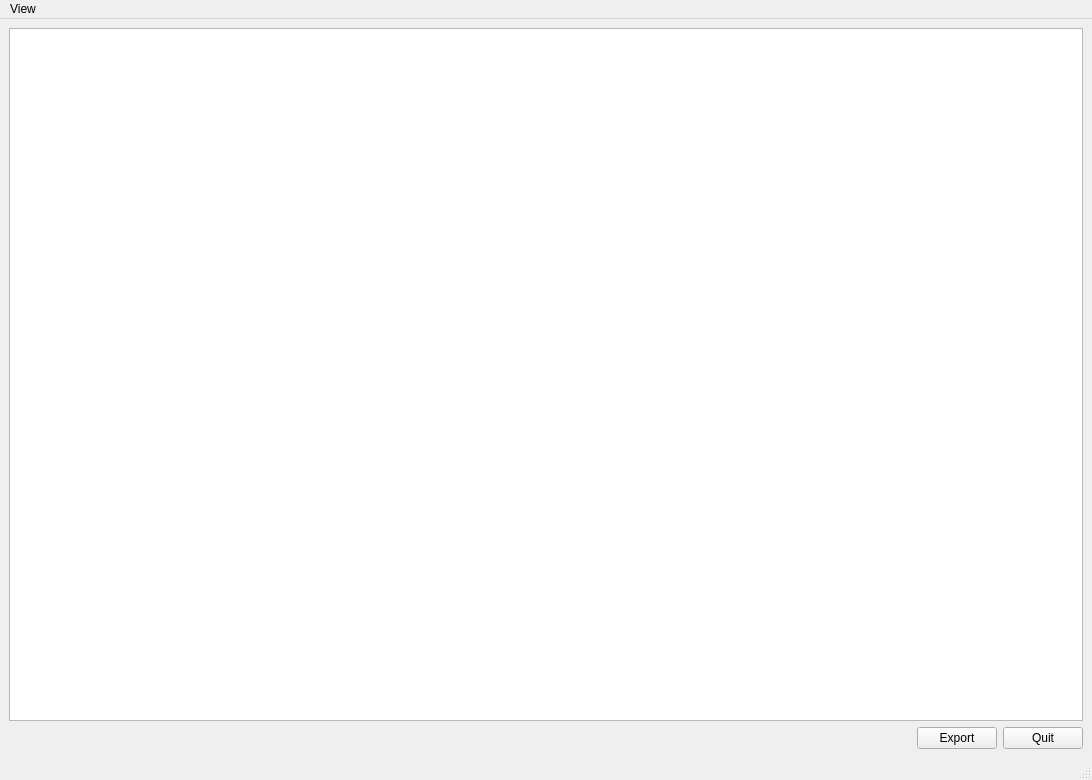
<?xml version="1.0" encoding="UTF-8"?>
<ui version="4.0">
 <class>MainWindow</class>
 <widget class="QMainWindow" name="MainWindow">
  <property name="geometry">
   <rect>
    <x>0</x>
    <y>0</y>
    <width>1092</width>
    <height>780</height>
   </rect>
  </property>
  <property name="windowTitle">
   <string>MainWindow</string>
  </property>
  <widget class="QWidget" name="centralwidget">
   <layout class="QVBoxLayout" name="verticalLayout">
    <item>
     <widget class="GeneralPurposedPlotView" name="graphicsView_plotView"/>
    </item>
    <item>
     <layout class="QHBoxLayout" name="horizontalLayout">
      <item>
       <spacer name="horizontalSpacer">
        <property name="orientation">
         <enum>Qt::Horizontal</enum>
        </property>
        <property name="sizeHint" stdset="0">
         <size>
          <width>40</width>
          <height>20</height>
         </size>
        </property>
       </spacer>
      </item>
      <item>
       <widget class="QPushButton" name="pushButton_exportPlot2File">
        <property name="text">
         <string>Export</string>
        </property>
       </widget>
      </item>
      <item>
       <widget class="QPushButton" name="pushButton_quit">
        <property name="text">
         <string>Quit</string>
        </property>
       </widget>
      </item>
     </layout>
    </item>
   </layout>
  </widget>
  <widget class="QMenuBar" name="menubar">
   <property name="geometry">
    <rect>
     <x>0</x>
     <y>0</y>
     <width>1092</width>
     <height>22</height>
    </rect>
   </property>
   <widget class="QMenu" name="menuView">
    <property name="title">
     <string>View</string>
    </property>
    <addaction name="actionReset"/>
   </widget>
   <addaction name="menuView"/>
  </widget>
  <widget class="QStatusBar" name="statusbar"/>
  <action name="actionReset">
   <property name="text">
    <string>Rest</string>
   </property>
  </action>
 </widget>
 <customwidgets>
  <customwidget>
   <class>GeneralPurposedPlotView</class>
   <extends>QGraphicsView</extends>
   <header>integratedpeakview.h</header>
  </customwidget>
 </customwidgets>
 <resources/>
 <connections/>
</ui>
